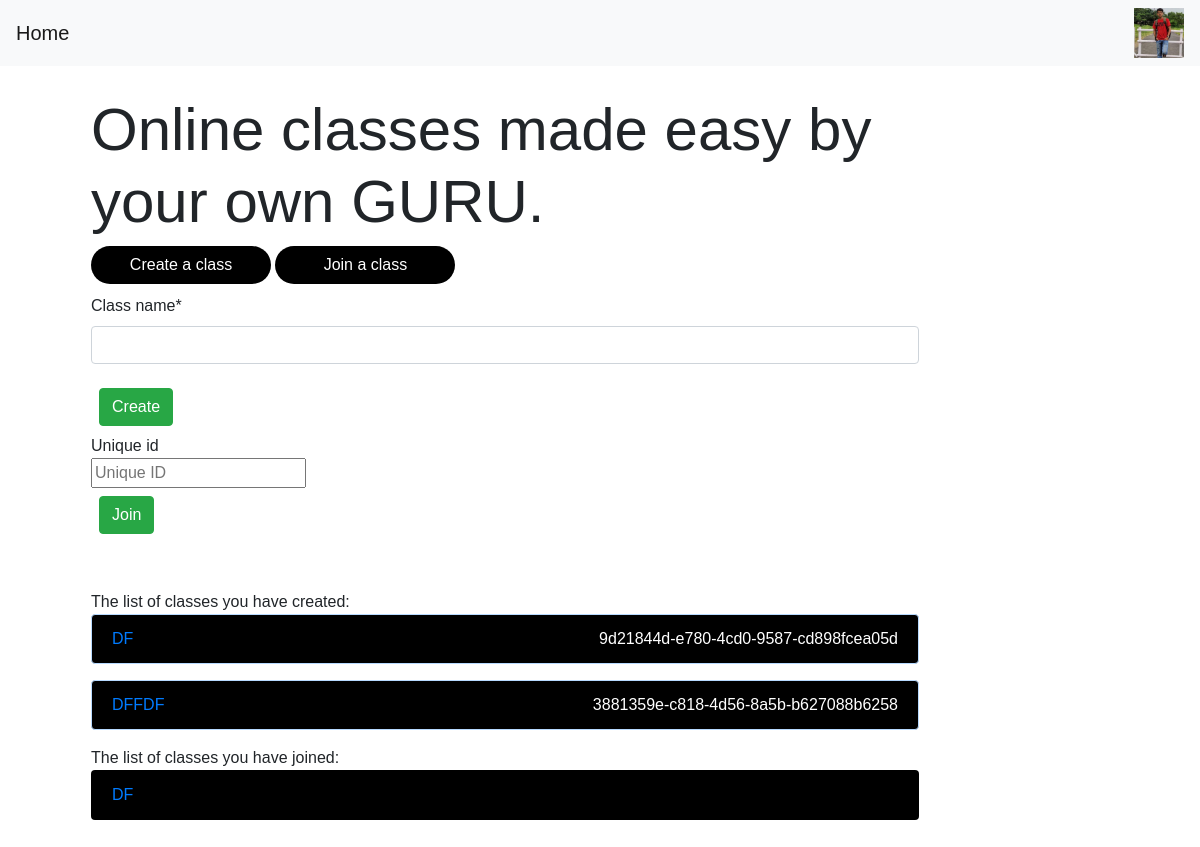
/homepage/ (signed in), run on an earlier commit of the app's database.
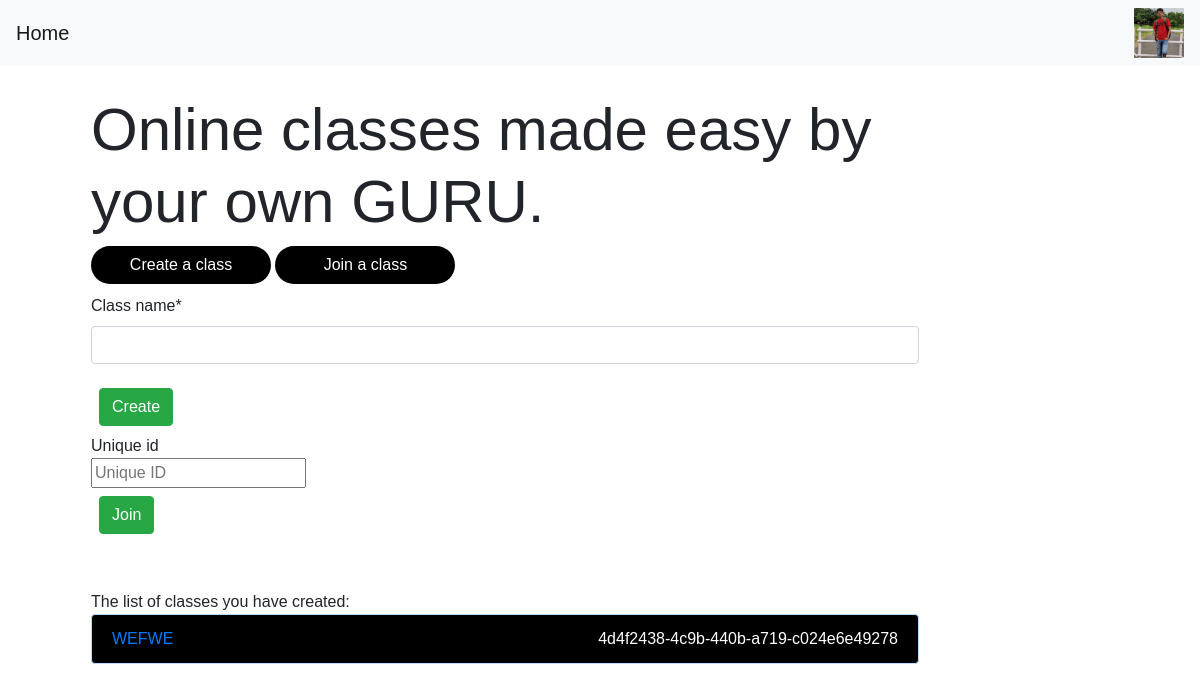
And on a later commit of the database.
### users/models.py (models this page shows, shortened)
class Profile(models.Model):
	user = models.OneToOneField(User, on_delete=models.CASCADE)
	bio = models.TextField(default='',max_length=100, null=True, blank=True)
	cover_photo = models.ImageField(default='default.jpg', upload_to='cover_pic')
	profile_pic = models.ImageField(default='default.jpg', upload_to='profile_pics')
	phone_number = models.CharField(max_length=10,null=True,blank=True)
	whatsapp_number = models.CharField(max_length=10,null=True,blank=True)
	facebook = models.URLField()
	linked_in = models.URLField()

### basic/models.py (models this page shows)
class Classroom(models.Model):
	created_by = models.ForeignKey(User, on_delete = models.CASCADE,related_name='create_by')
	class_name = models.CharField(max_length = 100)
	created_on = models.DateTimeField(auto_now_add=True)
	unique_id = models.UUIDField( primary_key = True, default = uuid.uuid4, editable = False)
	members = models.ManyToManyField(User)
	teacher = models.ManyToManyField(User,related_name='teacher')
	def __str__(self):
		return self.class_name

### basic/views.py (the view)
# urls.py: path('homepage/',homepage,name="homepage"),
@login_required
def homepage(request):
    if request.POST.get('join_key'):
        join_key = request.POST.get('join_key')
        classroom = Classroom.objects.get(unique_id=join_key)
        classroom.members.add(request.user)
    class_name=Classroom.objects.all().filter(members=request.user).exclude(teacher = request.user)
    if request.method=='POST':
        createclassform = CreateclassForm(request.POST or None)
        if createclassform.is_valid():
            classroom=createclassform.save(commit=False)
            classroom.created_by = request.user
            classroom.save()
            classroom.teacher.add(request.user)
            classroom.members.add(request.user)
            classroom.save()
            return redirect(f'/subject/{classroom.unique_id}')
    else:
        createclassform = CreateclassForm()
    my_classes = Classroom.objects.all().filter(teacher=request.user)
    params={
        'createclassform':createclassform,
        'my_classes':my_classes,
        'class_name':class_name
        }
    return render(request,'homepage.html',params)

### basic/forms.py
class CreateclassForm(forms.ModelForm):
	class Meta:
		model =  Classroom
		fields = ['class_name']

### templates/homepage.html (shortened to what this page needs)
{% extends 'base.html' %}
{% load static %}
{% block content %}
{% load crispy_forms_tags %}
<div class="container">
	<div class="row">
		<div class="col-sm-11 col-md-10">
			<div id="home-btn-container">
				<div id="vuecontainer">
					<h2 id="col-md-6" style="font-size:5vw;"> Online classes made easy by your own GURU.</h2>
					<button v-on:click="create" class="btn btn-home">Create a class </button>
					<button v-on:click="join" class='btn btn-home'>Join a class </button> <br>
					<form v-if="createclassform" id="classform" method="POST">{% csrf_token %}
						{{ createclassform|crispy }}
						<input type="submit" value="Create" class="btn btn-success m-2">
					</form>
					<form v-if="joinform" id="joinform" method="POST">{% csrf_token %} Unique id<br>
						<input type="text" placeholder="Unique ID"name="join_key"><br>
						<input type="submit" value="Join" class="btn btn-success m-2">
					</form><br><br>
				</div>
				{% if my_classes %}
					The list of classes you have created:<br>
					{% for class in my_classes %}
						<div style="color:white; background:black;height:120%;" class="alert alert-primary" role="alert">
							<a href="{% url 'subjects' class.unique_id %}">	{{ class|upper }} </a>
							<span style="float:right"> {{ class.unique_id}}</span>
						</div>
					{% endfor %}
				{% endif %}
				{% if class_name %}
					The list of classes you have joined:<br>
					{% for class in class_name %}
						<div style="color:white; background:black;" class="alert">
							<a href="{% url 'subjects' class.unique_id %}">	{{ class|upper }} </a>
						</div>
					{% endfor %}
				{% endif %}
			</div>
		</div>
	</div>
</div>
{% endblock %}

### templates/base.html (shortened to what this page needs)
{% load static %}
<!DOCTYPE html>
<html>
<head>
<link href="https://maxcdn.bootstrapcdn.com/bootstrap/4.0.0/css/bootstrap.min.css" rel="stylesheet">
<link rel="stylesheet" href="{% static 'css/home.css' %}">
<link rel="stylesheet" href="https://use.fontawesome.com/releases/v5.5.0/css/all.css">
</head>
<body onload="closeNav()">
{% include 'navigation.html' %}
{% block content %} {% endblock %}
</body>
</html>

### templates/navigation.html (shortened to what this page needs)
<nav class="navbar navbar-expand-lg navbar-light bg-light">
  <a class="navbar-brand" href="{% url 'home' %}">Home</a>
  <div class="collapse navbar-collapse" id="navbarTogglerDemo03">
    {% if user.is_authenticated %}
    <a  href="{% url 'profile' user.username %}"><img src="{{ user.profile.profile_pic.url }}" height="50" width="50"></a>
    {% endif %}
  </div>
</nav>

### static/css/home.css (style rules this page uses)
html * { font-family: 'Montserrat', sans-serif; scroll-behavior: smooth; }
#home-btn-container { margin:3% 5%; }
.btn-home { border-radius: 20px; width:180px; color:white; background-color: black; margin-bottom:10px; }

What changed in the data, as far as the page shows it:
removed Classroom: class_name "DF", unique_id "9d21844d-e780-4cd0-9587-cd898fcea05d", shown under "Online classes made easy by your own GURU."
removed Classroom: class_name "DFFDF", unique_id "3881359e-c818-4d56-8a5b-b627088b6258", shown under "Online classes made easy by your own GURU."
removed Classroom: class_name "DF"
added Classroom: class_name "WEFWE", unique_id "4d4f2438-4c9b-440b-a719-c024e6e49278", shown under "Online classes made easy by your own GURU."
Also different on the page:
text no longer shown: "The list of classes you have joined:"
